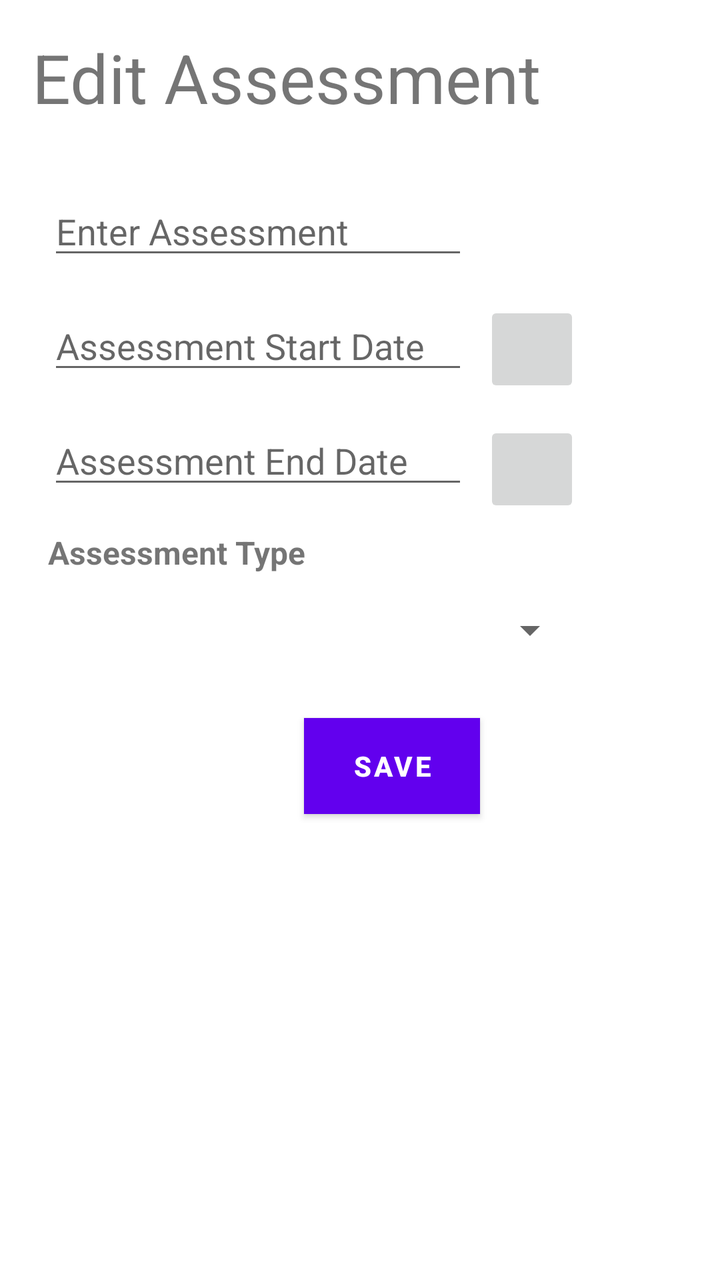
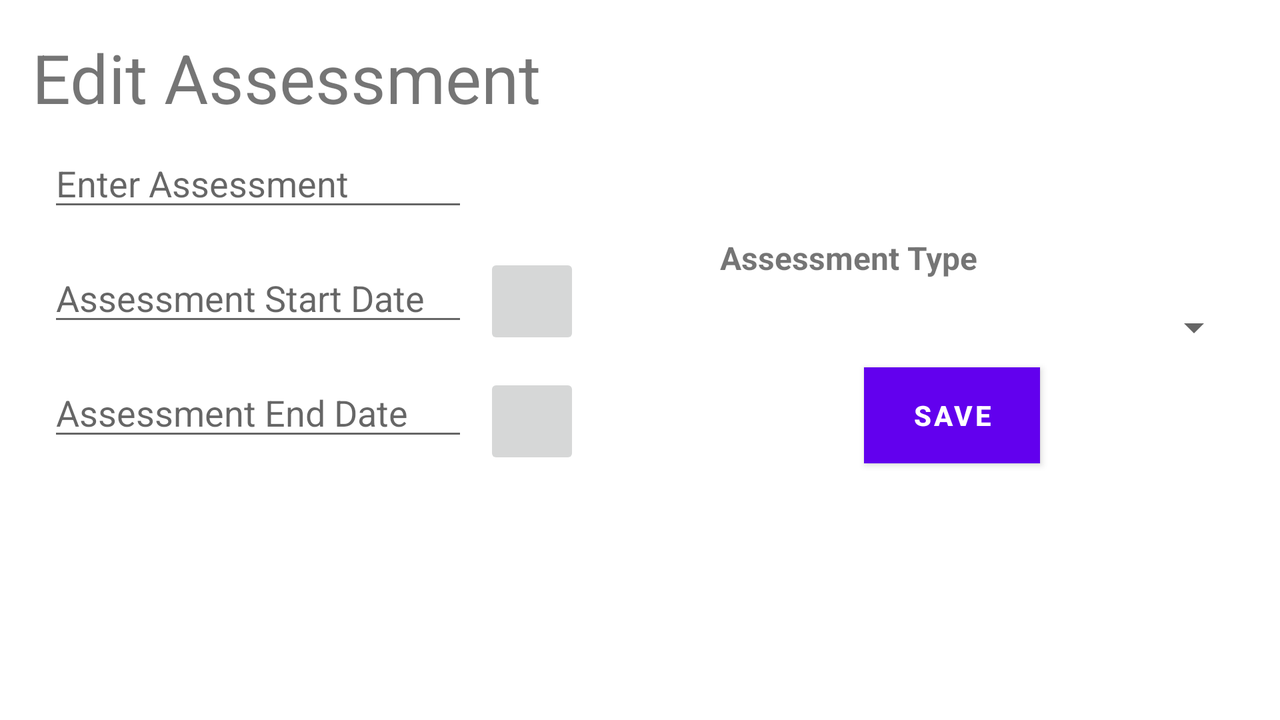

One screen, two layout resources from the same app: the default and the repository's alternative for another configuration. Each is rendered where Android would select it; the XML of both is given below.
<!-- AndroidManifest.xml: application theme Theme.C196TermTracker -->
<!-- res/layout/activity_edit_assessment.xml -->
<?xml version="1.0" encoding="utf-8"?>
<androidx.constraintlayout.widget.ConstraintLayout xmlns:android="http://schemas.android.com/apk/res/android"
    xmlns:app="http://schemas.android.com/apk/res-auto"
    xmlns:tools="http://schemas.android.com/tools"
    android:layout_width="match_parent"
    android:layout_height="match_parent"
    tools:context=".UI.AssessmentEdit">

    <ImageButton
        android:id="@+id/endDateButton"
        android:layout_width="48dp"
        android:layout_height="48dp"
        android:layout_marginStart="8dp"
        android:layout_marginTop="76dp"
        app:layout_constraintStart_toEndOf="@+id/et_startDate"
        app:layout_constraintTop_toBottomOf="@+id/et_aName"
        app:srcCompat="@drawable/ic_baseline_date_range_24" />

    <Button
        android:id="@+id/saveClick"
        android:layout_width="wrap_content"
        android:layout_height="wrap_content"
        android:layout_marginEnd="120dp"
        android:layout_marginTop="32dp"
        android:background="#453535"
        android:onClick="saveClick"
        android:text="Save"
        android:textStyle="bold"
        app:layout_constraintEnd_toEndOf="parent"
        app:layout_constraintTop_toBottomOf="@+id/spinnerType" />

    <EditText
        android:id="@+id/et_aName"
        android:layout_width="wrap_content"
        android:layout_height="wrap_content"
        android:layout_marginStart="24dp"
        android:layout_marginTop="32dp"
        android:ems="10"
        android:hint="Enter Assessment "
        android:inputType="textPersonName"
        app:layout_constraintStart_toStartOf="parent"
        app:layout_constraintTop_toBottomOf="@+id/textView2" />

    <EditText
        android:id="@+id/et_startDate"
        android:layout_width="wrap_content"
        android:layout_height="wrap_content"
        android:layout_marginStart="24dp"
        android:layout_marginTop="16dp"
        android:editable="false"
        android:ems="10"
        android:hint="Assessment Start Date"
        android:inputType="date"
        app:layout_constraintStart_toStartOf="parent"
        app:layout_constraintTop_toBottomOf="@+id/et_aName" />

    <ImageButton
        android:id="@+id/startDateButton"
        android:layout_width="48dp"
        android:layout_height="48dp"
        android:layout_marginStart="8dp"
        android:layout_marginTop="16dp"
        android:onClick="openStartDate"
        app:layout_constraintStart_toEndOf="@+id/et_startDate"
        app:layout_constraintTop_toBottomOf="@+id/et_aName"
        app:srcCompat="@drawable/ic_baseline_date_range_24" />

    <TextView
        android:id="@+id/textView2"
        android:layout_width="wrap_content"
        android:layout_height="wrap_content"
        android:layout_marginBottom="42dp"
        android:layout_marginStart="16dp"
        android:layout_marginTop="16dp"
        android:fontFamily="sans-serif"
        android:text="Edit Assessment"
        android:textSize="34sp"
        app:layout_constraintBottom_toTopOf="@+id/et_aName"
        app:layout_constraintStart_toStartOf="parent"
        app:layout_constraintTop_toTopOf="parent" />

    <TextView
        android:id="@+id/textView14"
        android:layout_width="wrap_content"
        android:layout_height="wrap_content"
        android:layout_marginStart="24dp"
        android:layout_marginTop="16dp"
        android:text="Assessment Type"
        android:textSize="16sp"
        android:textStyle="bold"
        app:layout_constraintStart_toStartOf="parent"
        app:layout_constraintTop_toBottomOf="@+id/et_aEndDate" />

    <Spinner
        android:id="@+id/spinnerType"
        android:layout_width="265dp"
        android:layout_height="wrap_content"
        android:layout_marginStart="24dp"
        android:layout_marginTop="16dp"
        app:layout_constraintStart_toStartOf="parent"
        app:layout_constraintTop_toBottomOf="@+id/textView14" />

    <EditText
        android:id="@+id/et_aEndDate"
        android:layout_width="wrap_content"
        android:layout_height="wrap_content"
        android:layout_marginStart="24dp"
        android:layout_marginTop="16dp"
        android:ems="10"
        android:hint="Assessment End Date"
        android:inputType="textPersonName"
        app:layout_constraintStart_toStartOf="parent"
        app:layout_constraintTop_toBottomOf="@+id/et_startDate" />


</androidx.constraintlayout.widget.ConstraintLayout>
<!-- resources referenced by this layout -->
<resources>
  <style name="Theme.C196TermTracker" parent="Theme.MaterialComponents.DayNight.DarkActionBar">
          
          <item name="colorPrimary">@color/purple_500</item>
          <item name="colorPrimaryVariant">@color/purple_700</item>
          <item name="colorOnPrimary">@color/white</item>
          
          <item name="colorSecondary">@color/teal_200</item>
          <item name="colorSecondaryVariant">@color/teal_700</item>
          <item name="colorOnSecondary">@color/black</item>
          
          <item name="android:statusBarColor" tools:targetApi="l">?attr/colorPrimaryVariant</item>
          
      </style>
</resources>
<!-- res/layout-land/activity_edit_assessment.xml (the repository's variant of the layout above) -->
<!-- drawn on the phone turned sideways -->
<?xml version="1.0" encoding="utf-8"?>
<androidx.constraintlayout.widget.ConstraintLayout xmlns:android="http://schemas.android.com/apk/res/android"
    xmlns:app="http://schemas.android.com/apk/res-auto"
    xmlns:tools="http://schemas.android.com/tools"
    android:layout_width="match_parent"
    android:layout_height="match_parent"
    tools:context=".UI.AssessmentEdit">

    <ImageButton
        android:id="@+id/endDateButton"
        android:layout_width="48dp"
        android:layout_height="48dp"
        android:layout_marginStart="8dp"
        android:layout_marginTop="76dp"
        app:layout_constraintStart_toEndOf="@+id/et_startDate"
        app:layout_constraintTop_toBottomOf="@+id/et_aName"
        app:srcCompat="@drawable/ic_baseline_date_range_24" />

    <Button
        android:id="@+id/saveClick"
        android:layout_width="wrap_content"
        android:layout_height="wrap_content"
        android:layout_marginEnd="120dp"
        android:layout_marginTop="8dp"
        android:background="#453535"
        android:onClick="saveClick"
        android:text="Save"
        android:textStyle="bold"
        app:layout_constraintEnd_toEndOf="parent"
        app:layout_constraintTop_toBottomOf="@+id/spinnerType" />

    <EditText
        android:id="@+id/et_aName"
        android:layout_width="wrap_content"
        android:layout_height="wrap_content"
        android:layout_marginStart="24dp"
        android:layout_marginTop="8dp"
        android:ems="10"
        android:hint="Enter Assessment "
        android:inputType="textPersonName"
        app:layout_constraintStart_toStartOf="parent"
        app:layout_constraintTop_toBottomOf="@+id/textView2" />

    <EditText
        android:id="@+id/et_startDate"
        android:layout_width="wrap_content"
        android:layout_height="wrap_content"
        android:layout_marginStart="24dp"
        android:layout_marginTop="16dp"
        android:editable="false"
        android:ems="10"
        android:hint="Assessment Start Date"
        android:inputType="date"
        app:layout_constraintStart_toStartOf="parent"
        app:layout_constraintTop_toBottomOf="@+id/et_aName" />

    <ImageButton
        android:id="@+id/startDateButton"
        android:layout_width="48dp"
        android:layout_height="48dp"
        android:layout_marginStart="8dp"
        android:layout_marginTop="16dp"
        android:onClick="openStartDate"
        app:layout_constraintStart_toEndOf="@+id/et_startDate"
        app:layout_constraintTop_toBottomOf="@+id/et_aName"
        app:srcCompat="@drawable/ic_baseline_date_range_24" />

    <TextView
        android:id="@+id/textView2"
        android:layout_width="wrap_content"
        android:layout_height="wrap_content"
        android:layout_marginBottom="42dp"
        android:layout_marginStart="16dp"
        android:layout_marginTop="16dp"
        android:fontFamily="sans-serif"
        android:text="Edit Assessment"
        android:textSize="34sp"
        app:layout_constraintBottom_toTopOf="@+id/et_aName"
        app:layout_constraintStart_toStartOf="parent"
        app:layout_constraintTop_toTopOf="parent" />

    <TextView
        android:id="@+id/textView14"
        android:layout_width="wrap_content"
        android:layout_height="wrap_content"
        android:layout_marginStart="70dp"
        android:layout_marginTop="118dp"
        android:text="Assessment Type"
        android:textSize="16sp"
        android:textStyle="bold"
        app:layout_constraintStart_toEndOf="@+id/startDateButton"
        app:layout_constraintTop_toTopOf="parent" />

    <Spinner
        android:id="@+id/spinnerType"
        android:layout_width="265dp"
        android:layout_height="wrap_content"
        android:layout_marginStart="356dp"
        android:layout_marginTop="12dp"
        app:layout_constraintStart_toStartOf="parent"
        app:layout_constraintTop_toBottomOf="@+id/textView14" />

    <EditText
        android:id="@+id/et_aEndDate"
        android:layout_width="wrap_content"
        android:layout_height="wrap_content"
        android:layout_marginStart="24dp"
        android:layout_marginTop="16dp"
        android:ems="10"
        android:hint="Assessment End Date"
        android:inputType="textPersonName"
        app:layout_constraintStart_toStartOf="parent"
        app:layout_constraintTop_toBottomOf="@+id/et_startDate" />


</androidx.constraintlayout.widget.ConstraintLayout>
